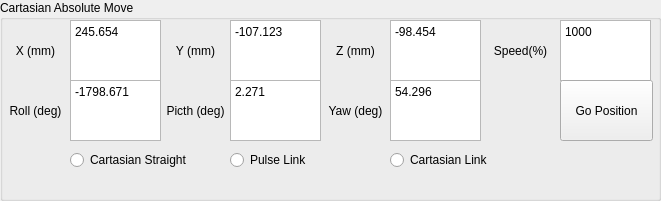
   <widget class="QGroupBox" name="groupBox_2">
    <property name="enabled">
     <bool>true</bool>
    </property>
    <property name="geometry">
     <rect>
      <x>0</x>
      <y>610</y>
      <width>661</width>
      <height>201</height>
     </rect>
    </property>
    <property name="title">
     <string>Cartasian Absolute Move</string>
    </property>
    <widget class="QLabel" name="label_10">
     <property name="geometry">
      <rect>
       <x>320</x>
       <y>80</y>
       <width>71</width>
       <height>61</height>
      </rect>
     </property>
     <property name="text">
      <string>Yaw (deg)</string>
     </property>
     <property name="alignment">
      <set>Qt::AlignmentFlag::AlignCenter</set>
     </property>
    </widget>
    <widget class="QTextEdit" name="Pitch">
     <property name="enabled">
      <bool>true</bool>
     </property>
     <property name="geometry">
      <rect>
       <x>230</x>
       <y>80</y>
       <width>91</width>
       <height>61</height>
      </rect>
     </property>
     <property name="html">
      <string>&lt;!DOCTYPE HTML PUBLIC &quot;-//W3C//DTD HTML 4.0//EN&quot; &quot;http://www.w3.org/TR/REC-html40/strict.dtd&quot;&gt;
&lt;html&gt;&lt;head&gt;&lt;meta name=&quot;qrichtext&quot; content=&quot;1&quot; /&gt;&lt;meta charset=&quot;utf-8&quot; /&gt;&lt;style type=&quot;text/css&quot;&gt;
p, li { white-space: pre-wrap; }
hr { height: 1px; border-width: 0; }
li.unchecked::marker { content: &quot;\2610&quot;; }
li.checked::marker { content: &quot;\2612&quot;; }
&lt;/style&gt;&lt;/head&gt;&lt;body style=&quot; font-family:'Segoe UI'; font-size:9pt; font-weight:400; font-style:normal;&quot;&gt;
&lt;p style=&quot; margin-top:0px; margin-bottom:0px; margin-left:0px; margin-right:0px; -qt-block-indent:0; text-indent:0px;&quot;&gt;2.271&lt;/p&gt;&lt;/body&gt;&lt;/html&gt;</string>
     </property>
    </widget>
    <widget class="QLabel" name="label_7">
     <property name="geometry">
      <rect>
       <x>160</x>
       <y>80</y>
       <width>71</width>
       <height>61</height>
      </rect>
     </property>
     <property name="text">
      <string>Picth (deg)</string>
     </property>
     <property name="alignment">
      <set>Qt::AlignmentFlag::AlignCenter</set>
     </property>
    </widget>
    <widget class="QTextEdit" name="Yaw">
     <property name="enabled">
      <bool>true</bool>
     </property>
     <property name="geometry">
      <rect>
       <x>390</x>
       <y>80</y>
       <width>91</width>
       <height>61</height>
      </rect>
     </property>
     <property name="html">
      <string>&lt;!DOCTYPE HTML PUBLIC &quot;-//W3C//DTD HTML 4.0//EN&quot; &quot;http://www.w3.org/TR/REC-html40/strict.dtd&quot;&gt;
&lt;html&gt;&lt;head&gt;&lt;meta name=&quot;qrichtext&quot; content=&quot;1&quot; /&gt;&lt;meta charset=&quot;utf-8&quot; /&gt;&lt;style type=&quot;text/css&quot;&gt;
p, li { white-space: pre-wrap; }
hr { height: 1px; border-width: 0; }
li.unchecked::marker { content: &quot;\2610&quot;; }
li.checked::marker { content: &quot;\2612&quot;; }
&lt;/style&gt;&lt;/head&gt;&lt;body style=&quot; font-family:'Segoe UI'; font-size:9pt; font-weight:400; font-style:normal;&quot;&gt;
&lt;p style=&quot; margin-top:0px; margin-bottom:0px; margin-left:0px; margin-right:0px; -qt-block-indent:0; text-indent:0px;&quot;&gt;54.296&lt;/p&gt;&lt;/body&gt;&lt;/html&gt;</string>
     </property>
    </widget>
    <widget class="QLabel" name="label_6">
     <property name="geometry">
      <rect>
       <x>320</x>
       <y>20</y>
       <width>71</width>
       <height>61</height>
      </rect>
     </property>
     <property name="text">
      <string>Z (mm)</string>
     </property>
     <property name="alignment">
      <set>Qt::AlignmentFlag::AlignCenter</set>
     </property>
    </widget>
    <widget class="QTextEdit" name="Y">
     <property name="enabled">
      <bool>true</bool>
     </property>
     <property name="geometry">
      <rect>
       <x>230</x>
       <y>20</y>
       <width>91</width>
       <height>61</height>
      </rect>
     </property>
     <property name="html">
      <string>&lt;!DOCTYPE HTML PUBLIC &quot;-//W3C//DTD HTML 4.0//EN&quot; &quot;http://www.w3.org/TR/REC-html40/strict.dtd&quot;&gt;
&lt;html&gt;&lt;head&gt;&lt;meta name=&quot;qrichtext&quot; content=&quot;1&quot; /&gt;&lt;meta charset=&quot;utf-8&quot; /&gt;&lt;style type=&quot;text/css&quot;&gt;
p, li { white-space: pre-wrap; }
hr { height: 1px; border-width: 0; }
li.unchecked::marker { content: &quot;\2610&quot;; }
li.checked::marker { content: &quot;\2612&quot;; }
&lt;/style&gt;&lt;/head&gt;&lt;body style=&quot; font-family:'Segoe UI'; font-size:9pt; font-weight:400; font-style:normal;&quot;&gt;
&lt;p style=&quot; margin-top:0px; margin-bottom:0px; margin-left:0px; margin-right:0px; -qt-block-indent:0; text-indent:0px;&quot;&gt;-107.123&lt;/p&gt;&lt;/body&gt;&lt;/html&gt;</string>
     </property>
    </widget>
    <widget class="QTextEdit" name="X">
     <property name="enabled">
      <bool>true</bool>
     </property>
     <property name="geometry">
      <rect>
       <x>70</x>
       <y>20</y>
       <width>91</width>
       <height>61</height>
      </rect>
     </property>
     <property name="html">
      <string>&lt;!DOCTYPE HTML PUBLIC &quot;-//W3C//DTD HTML 4.0//EN&quot; &quot;http://www.w3.org/TR/REC-html40/strict.dtd&quot;&gt;
&lt;html&gt;&lt;head&gt;&lt;meta name=&quot;qrichtext&quot; content=&quot;1&quot; /&gt;&lt;meta charset=&quot;utf-8&quot; /&gt;&lt;style type=&quot;text/css&quot;&gt;
p, li { white-space: pre-wrap; }
hr { height: 1px; border-width: 0; }
li.unchecked::marker { content: &quot;\2610&quot;; }
li.checked::marker { content: &quot;\2612&quot;; }
&lt;/style&gt;&lt;/head&gt;&lt;body style=&quot; font-family:'Segoe UI'; font-size:9pt; font-weight:400; font-style:normal;&quot;&gt;
&lt;p style=&quot; margin-top:0px; margin-bottom:0px; margin-left:0px; margin-right:0px; -qt-block-indent:0; text-indent:0px;&quot;&gt;245.654&lt;/p&gt;&lt;/body&gt;&lt;/html&gt;</string>
     </property>
    </widget>
    <widget class="QLabel" name="label_5">
     <property name="geometry">
      <rect>
       <x>160</x>
       <y>20</y>
       <width>71</width>
       <height>61</height>
      </rect>
     </property>
     <property name="text">
      <string>Y (mm)</string>
     </property>
     <property name="alignment">
      <set>Qt::AlignmentFlag::AlignCenter</set>
     </property>
    </widget>
    <widget class="QTextEdit" name="Roll">
     <property name="enabled">
      <bool>true</bool>
     </property>
     <property name="geometry">
      <rect>
       <x>70</x>
       <y>80</y>
       <width>91</width>
       <height>61</height>
      </rect>
     </property>
     <property name="html">
      <string>&lt;!DOCTYPE HTML PUBLIC &quot;-//W3C//DTD HTML 4.0//EN&quot; &quot;http://www.w3.org/TR/REC-html40/strict.dtd&quot;&gt;
&lt;html&gt;&lt;head&gt;&lt;meta name=&quot;qrichtext&quot; content=&quot;1&quot; /&gt;&lt;meta charset=&quot;utf-8&quot; /&gt;&lt;style type=&quot;text/css&quot;&gt;
p, li { white-space: pre-wrap; }
hr { height: 1px; border-width: 0; }
li.unchecked::marker { content: &quot;\2610&quot;; }
li.checked::marker { content: &quot;\2612&quot;; }
&lt;/style&gt;&lt;/head&gt;&lt;body style=&quot; font-family:'Segoe UI'; font-size:9pt; font-weight:400; font-style:normal;&quot;&gt;
&lt;p style=&quot; margin-top:0px; margin-bottom:0px; margin-left:0px; margin-right:0px; -qt-block-indent:0; text-indent:0px;&quot;&gt;-1798.671&lt;/p&gt;&lt;/body&gt;&lt;/html&gt;</string>
     </property>
    </widget>
    <widget class="QLabel" name="label_4">
     <property name="geometry">
      <rect>
       <x>0</x>
       <y>20</y>
       <width>71</width>
       <height>61</height>
      </rect>
     </property>
     <property name="text">
      <string>X (mm)</string>
     </property>
     <property name="alignment">
      <set>Qt::AlignmentFlag::AlignCenter</set>
     </property>
    </widget>
    <widget class="QTextEdit" name="Z">
     <property name="enabled">
      <bool>true</bool>
     </property>
     <property name="geometry">
      <rect>
       <x>390</x>
       <y>20</y>
       <width>91</width>
       <height>61</height>
      </rect>
     </property>
     <property name="html">
      <string>&lt;!DOCTYPE HTML PUBLIC &quot;-//W3C//DTD HTML 4.0//EN&quot; &quot;http://www.w3.org/TR/REC-html40/strict.dtd&quot;&gt;
&lt;html&gt;&lt;head&gt;&lt;meta name=&quot;qrichtext&quot; content=&quot;1&quot; /&gt;&lt;meta charset=&quot;utf-8&quot; /&gt;&lt;style type=&quot;text/css&quot;&gt;
p, li { white-space: pre-wrap; }
hr { height: 1px; border-width: 0; }
li.unchecked::marker { content: &quot;\2610&quot;; }
li.checked::marker { content: &quot;\2612&quot;; }
&lt;/style&gt;&lt;/head&gt;&lt;body style=&quot; font-family:'Segoe UI'; font-size:9pt; font-weight:400; font-style:normal;&quot;&gt;
&lt;p style=&quot; margin-top:0px; margin-bottom:0px; margin-left:0px; margin-right:0px; -qt-block-indent:0; text-indent:0px;&quot;&gt;-98.454&lt;/p&gt;&lt;/body&gt;&lt;/html&gt;</string>
     </property>
    </widget>
    <widget class="QLabel" name="label_8">
     <property name="enabled">
      <bool>true</bool>
     </property>
     <property name="geometry">
      <rect>
       <x>0</x>
       <y>80</y>
       <width>71</width>
       <height>61</height>
      </rect>
     </property>
     <property name="text">
      <string>Roll (deg)</string>
     </property>
     <property name="alignment">
      <set>Qt::AlignmentFlag::AlignCenter</set>
     </property>
    </widget>
    <widget class="QLabel" name="label_9">
     <property name="geometry">
      <rect>
       <x>480</x>
       <y>20</y>
       <width>81</width>
       <height>61</height>
      </rect>
     </property>
     <property name="text">
      <string>Speed(%)</string>
     </property>
     <property name="alignment">
      <set>Qt::AlignmentFlag::AlignCenter</set>
     </property>
    </widget>
    <widget class="QTextEdit" name="Speed">
     <property name="enabled">
      <bool>true</bool>
     </property>
     <property name="geometry">
      <rect>
       <x>560</x>
       <y>20</y>
       <width>91</width>
       <height>61</height>
      </rect>
     </property>
     <property name="html">
      <string>&lt;!DOCTYPE HTML PUBLIC &quot;-//W3C//DTD HTML 4.0//EN&quot; &quot;http://www.w3.org/TR/REC-html40/strict.dtd&quot;&gt;
&lt;html&gt;&lt;head&gt;&lt;meta name=&quot;qrichtext&quot; content=&quot;1&quot; /&gt;&lt;meta charset=&quot;utf-8&quot; /&gt;&lt;style type=&quot;text/css&quot;&gt;
p, li { white-space: pre-wrap; }
hr { height: 1px; border-width: 0; }
li.unchecked::marker { content: &quot;\2610&quot;; }
li.checked::marker { content: &quot;\2612&quot;; }
&lt;/style&gt;&lt;/head&gt;&lt;body style=&quot; font-family:'Segoe UI'; font-size:9pt; font-weight:400; font-style:normal;&quot;&gt;
&lt;p style=&quot; margin-top:0px; margin-bottom:0px; margin-left:0px; margin-right:0px; -qt-block-indent:0; text-indent:0px;&quot;&gt;1000&lt;/p&gt;&lt;/body&gt;&lt;/html&gt;</string>
     </property>
    </widget>
    <widget class="QPushButton" name="Go_Position">
     <property name="enabled">
      <bool>true</bool>
     </property>
     <property name="geometry">
      <rect>
       <x>560</x>
       <y>80</y>
       <width>93</width>
       <height>61</height>
      </rect>
     </property>
     <property name="text">
      <string>Go Position</string>
     </property>
    </widget>
    <widget class="QRadioButton" name="radioButton">
     <property name="geometry">
      <rect>
       <x>70</x>
       <y>150</y>
       <width>121</width>
       <height>20</height>
      </rect>
     </property>
     <property name="text">
      <string>Cartasian Straight</string>
     </property>
    </widget>
    <widget class="QRadioButton" name="radioButton_2">
     <property name="geometry">
      <rect>
       <x>390</x>
       <y>150</y>
       <width>121</width>
       <height>20</height>
      </rect>
     </property>
     <property name="text">
      <string>Cartasian Link</string>
     </property>
    </widget>
    <widget class="QRadioButton" name="radioButton_3">
     <property name="geometry">
      <rect>
       <x>230</x>
       <y>150</y>
       <width>89</width>
       <height>20</height>
      </rect>
     </property>
     <property name="text">
      <string>Pulse Link</string>
     </property>
    </widget>
   </widget>
